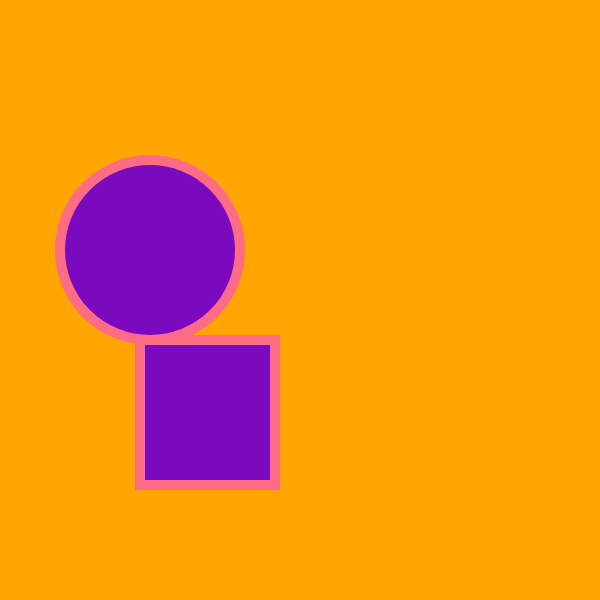
Frame 1 (no input)
Frame 60 (no input): identical to frame 1, image omitted
Frame 120 (the mouse pressed at the canvas centre since frame 60): identical to frame 1, image omitted

The p5.js sketch that drew this single still picture (run headless with seeded random() and noise() and a simulated clock; from frame 60 on, the mouse is pressed at the canvas centre):

// p5.js sketch
// ── sketch.js
function setup() {
  createCanvas(600, 600);
}

function draw() {
  background(255, 165, 0);
  strokeWeight(10);
  stroke(252, 108, 133);
  fill(123, 10, 190);
  ellipse(150, 250, 180, 180);

  rect(140, 340, 135, 145);
}
